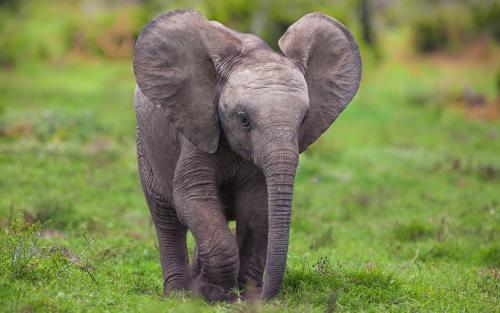
#> input picture _4.python/__code/大數據淘金術：Python機器學習高手實彈演練/elephant.jpg, 500 x 313 px, found by its file name
$ python PIL06_ImageEnhance.py
#> lines starting #> are read from the running program, lines starting #| are printed output that depends on the picture
"""

ImageEnhance

亮度
"Brightness", ImageEnhance.Brightness

對比
"Contrast", ImageEnhance.Contrast

銳利度
"Sharpness", ImageEnhance.Sharpness

色彩
"Color", ImageEnhance.Color

"""


print("------------------------------------------------------------")  # 60個

filename = "D:/_git/vcs/_1.data/______test_files1/elephant.jpg"

print("------------------------------------------------------------")  # 60個

# 共同
import os
import sys
import math
import random
import numpy as np
import pandas as pd
import matplotlib.pyplot as plt

font_filename = "D:/_git/vcs/_1.data/______test_files1/_font/msch.ttf"
# 設定中文字型及負號正確顯示
# 設定中文字型檔
plt.rcParams["font.sans-serif"] = "Microsoft JhengHei"  # 將字體換成 Microsoft JhengHei
# 設定負號
plt.rcParams["axes.unicode_minus"] = False  # 讓負號可正常顯示
plt.rcParams["font.size"] = 12  # 設定字型大小

print("------------------------------------------------------------")  # 60個

from PIL import Image, ImageEnhance

img = Image.open(filename)  # 開啟影像
#> img is the input picture: PIL image 500x313 RGB; mean R, G, B 124.4, 132.9, 82.1
brightness = ImageEnhance.Brightness(img)  # 設定 img 要加強亮度

factor = 1.5  # 調整亮度，factor 為一個浮點數值, 提高亮度
output = brightness.enhance(factor)
output.save("tmp_elephant1.5.jpg")  # 存檔

factor = 0.5  # 調整亮度，factor 為一個浮點數值, 降低亮度
output = brightness.enhance(factor)
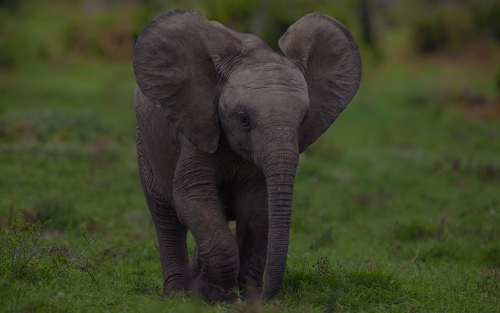
#> output: PIL image 500x313 RGB; mean R, G, B 61.9, 66.2, 40.8
output.save("tmp_elephant0.5.jpg")  # 存檔

# 調整後的數值 = 原始數值 x factor

print("------------------------------------------------------------")  # 60個

# sharpness
from PIL import Image, ImageEnhance

with Image.open(filename) as image:
    image2 = ImageEnhance.Contrast(image).enhance(0.3)
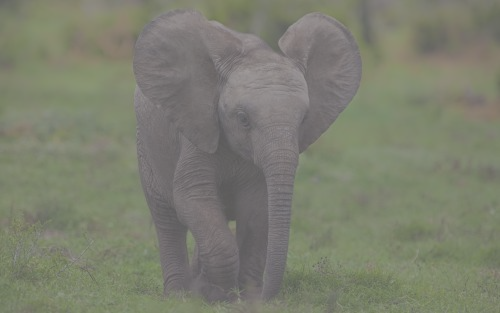
#> image2: PIL image 500x313 RGB; mean R, G, B 124.4, 126.9, 111.7
    image2.save("tmp_pic32_contrast.jpg")

print("------------------------------------------------------------")  # 60個

from PIL import Image, ImageEnhance

with Image.open(filename) as image:
    image_new = ImageEnhance.Brightness(image).enhance(2.5)
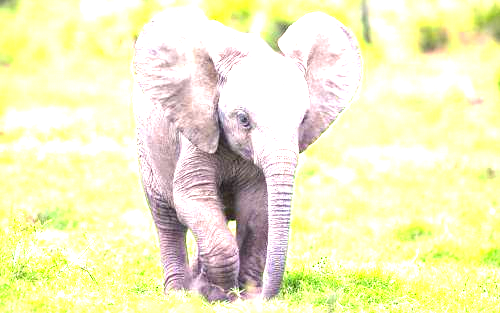
#> image_new: PIL image 500x313 RGB; mean R, G, B 241.8, 238.7, 193.6
    image_new.save("tmp_pic_brightness.jpg")

print("------------------------------------------------------------")  # 60個

from PIL import Image, ImageEnhance

with Image.open(filename) as image:
    image_new = ImageEnhance.Brightness(image).enhance(2.5)
    image_new.save("tmp_pic_brightness.jpg")

print("------------------------------------------------------------")  # 60個

from PIL import Image, ImageEnhance

with Image.open(filename) as image:
    image_new = ImageEnhance.Contrast(image).enhance(0.3)
    image_new.save("tmp_pic_contrast.jpg")

print("------------------------------------------------------------")  # 60個


print("------------------------------------------------------------")  # 60個


print("------------------------------------------------------------")  # 60個


print("------------------------------------------------------------")  # 60個


from PIL import Image, ImageEnhance

#          編號                          圖像大小[英吋]       解析度    背景色                      邊框顏色                      邊框有無
plt.figure(
    num="imshow 集合 1",
    figsize=(12, 8),
    dpi=100,
    facecolor="whitesmoke",
    edgecolor="r",
    linewidth=1,
    frameon=True,
)

image1 = Image.open(filename)  # 開啟圖片
enhancer = ImageEnhance.Brightness(image1)  # 建立調整亮度的方法

# 第一張圖
plt.subplot(231)

# 顯示原圖
plt.imshow(image1)  # 在子圖表中繪製圖片

# 第二張圖
plt.subplot(232)


# 顯示亮度 x0.5 的圖片
image2 = enhancer.enhance(0.5)  # 顯示亮度 x0.5 的圖片
plt.imshow(image2)  # 在子圖表中繪製圖片

# 第三張圖
plt.subplot(233)

image3 = enhancer.enhance(1.5)  # 顯示亮度 x1.5 的圖片
plt.imshow(image3)  # 在子圖表中繪製圖片

# 第四張圖
plt.subplot(234)

image4 = enhancer.enhance(3)  # 顯示亮度 x3 的圖片
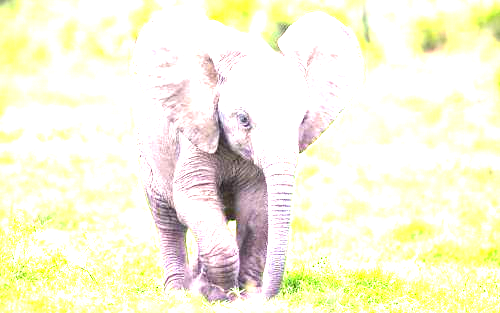
#> image4: PIL image 500x313 RGB; mean R, G, B 247.4, 244.7, 218.8
plt.imshow(image4)  # 在子圖表中繪製圖片

# 第五張圖
plt.subplot(235)


# 第六張圖
plt.subplot(236)


plt.show()

print("------------------------------------------------------------")  # 60個

import matplotlib.pyplot as plt
from PIL import Image, ImageEnhance

filename = "D:/_git/vcs/_1.data/______test_files1/picture1.jpg"

img = Image.open(filename)
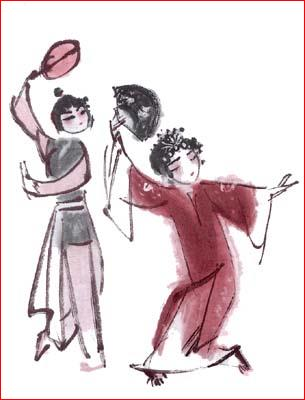
#> input picture _2.vcs/my_vcs_lesson_6/_System/vcs_Assembly/vcs_Assembly/Resources/picture1.jpg, 305 x 400 px, found by its file name
#> img is the input picture: PIL image 305x400 RGB; mean R, G, B 225, 212.7, 215.3
brightness = ImageEnhance.Brightness(img)  # 調整亮度
contrast = ImageEnhance.Contrast(img)  # 調整對比
color = ImageEnhance.Color(img)  # 調整飽和度
sharpness = ImageEnhance.Sharpness(img)  # 調整銳利度

output_b5 = brightness.enhance(5)  # 提高亮度
output_b05 = brightness.enhance(0.5)  # 降低亮度
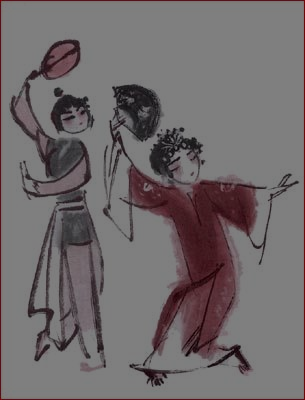
#> output_b05: PIL image 305x400 RGB; mean R, G, B 112.1, 106, 107.3
output_c5 = contrast.enhance(5)  # 提高對比
output_c05 = contrast.enhance(0.5)  # 降低對比
output_color5 = color.enhance(5)  # 提高飽和度
output_color01 = color.enhance(0.1)  # 降低飽和度
output_s15 = sharpness.enhance(15)  # 提高銳利度
output_s0 = sharpness.enhance(0)  # 降低銳利度
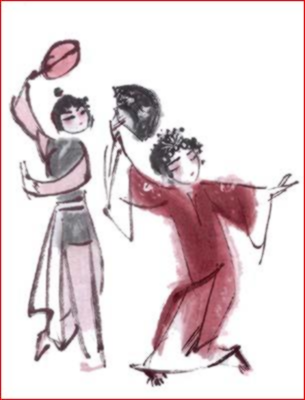
#> output_s0: PIL image 305x400 RGB; mean R, G, B 224.8, 212.2, 214.8

plt.figure(figsize=(15, 10))  # 改變圖表尺寸
plt.subplot(241)  # 建立 4x2 子圖表的上方從左數來第一個圖表
plt.imshow(output_b5)
plt.title("brightness:5")
plt.subplot(242)  # 建立 4x2 子圖表的上方從左數來第二個圖表
plt.imshow(output_b05)
plt.title("brightness:0.5")
plt.subplot(243)  # 建立 4x2 子圖表的上方從左數來第三個圖表
plt.imshow(output_c5)
plt.title("contrast:5")
plt.subplot(244)  # 建立 4x2 子圖表的上方從左數來第四個圖表
plt.imshow(output_c05)
plt.title("contrast:0.5")
plt.subplot(245)  # 建立 4x2 子圖表的下方從左數來第一個圖表
plt.imshow(output_color5)
plt.title("color:5")
plt.subplot(246)  # 建立 4x2 子圖表的下方從左數來第二個圖表
plt.imshow(output_color01)
plt.title("color:0.1")
plt.subplot(247)  # 建立 4x2 子圖表的下方從左數來第三個圖表
plt.imshow(output_s15)
plt.title("sharpness:15")
plt.subplot(248)  # 建立 4x2 子圖表的下方從左數來第四個圖表
plt.imshow(output_s0)
plt.title("sharpness:0")

plt.show()


print("------------------------------------------------------------")  # 60個


print("------------------------------------------------------------")  # 60個


print("------------------------------------------------------------")  # 60個


print("------------------------------------------------------------")  # 60個

print("------------------------------------------------------------")  # 60個
print("作業完成")
print("------------------------------------------------------------")  # 60個
